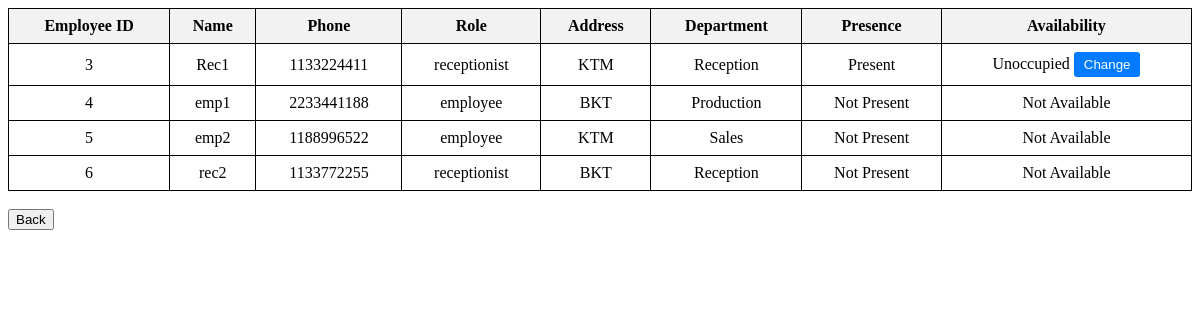
/emp_availability.php (signed in), run on the app's committed database.
### tables this page shows
CREATE TABLE `Employee` (
  `emp_id` int(11) NOT NULL,
  `emp_name` varchar(200) NOT NULL,
  `emp_phone` varchar(11) NOT NULL,
  `emp_role` varchar(50) NOT NULL,
  `emp_address` varchar(200) NOT NULL,
  `emp_department` varchar(50) NOT NULL,
  `emp_pass` varchar(50) NOT NULL,
  `emp_presence` int(11) NOT NULL DEFAULT 0,
  `emp_availability` int(11) NOT NULL DEFAULT 0,
  `appointment_time` datetime DEFAULT NULL,
  `valid_until` datetime DEFAULT NULL
);

### emp_availability.php (the view, shortened to what this page needs)
<!DOCTYPE html>
<html>
<head>
</head>
<body>
    <?php
    $con = mysqli_connect('localhost', 'root', '', 'emp_appo') or die('Unable to connect');
    $sql = "SELECT emp_id, emp_name, emp_phone, emp_role, emp_address, emp_department, emp_presence, emp_availability FROM Employee";
    $result = mysqli_query($con, $sql);
    if ($result && mysqli_num_rows($result) > 0) {
        echo "<table>";
        echo "<thead>
                <tr>
                    <th>Employee ID</th>
                    <th>Name</th>
                    <th>Phone</th>
                    <th>Role</th>
                    <th>Address</th>
                    <th>Department</th>
                    <th>Presence</th>
                    <th>Availability</th>
                </tr>
              </thead>
              <tbody>";
        while ($row = mysqli_fetch_assoc($result)) {
            echo "<tr>";
            echo "<td>{$row['emp_id']}</td>";
            echo "<td>{$row['emp_name']}</td>";
            echo "<td>{$row['emp_phone']}</td>";
            echo "<td>{$row['emp_role']}</td>";
            echo "<td>{$row['emp_address']}</td>";
            echo "<td>{$row['emp_department']}</td>";
            echo "<td>";
            echo ($row['emp_presence'] == 1) ? "Present" : "Not Present";
            echo "</td>";
            echo "<td>";
            if ($row['emp_presence'] == 1) {
                echo ($row['emp_availability'] == 1) ? "Unoccupied" : "Occupied";
                echo "<form method='post' style='display: inline;'>
                        <input type='hidden' name='emp_id' value='{$row['emp_id']}'>
                        <input type='hidden' name='current_availability' value='{$row['emp_availability']}'>
                        <button type='submit' name='toggle_availability' class='toggle-btn'>Change</button>
                      </form>";
            } else {
                echo "Not Available";
            }
            echo "</td>";
            echo "</tr>";
        }
        echo "</tbody></table><br>";
    } else {
        echo "<p>No employees found.</p>";
    }
    ?>
    <a href="admin_dash.php"><button>Back</button></a>
</body>
</html>

### emp_availability.php (style rules this page uses)
table { text-align: center; border: 1px solid black; border-collapse: collapse; width: 100%; }
th, td { border: 1px solid black; padding: 8px; }
th { background-color: #f2f2f2; }
.toggle-btn { padding: 5px 10px; background-color: #007bff; color: white; border: none; border-radius: 3px; cursor: pointer; }

### data on the page
employee: emp_id "3", emp_name "Rec1", emp_phone "1133224411", emp_role "receptionist", emp_address "KTM", emp_department "Reception", emp_presence "Present", emp_availability "Unoccupied"
employee: emp_id "4", emp_name "emp1", emp_phone "2233441188", emp_role "employee", emp_address "BKT", emp_department "Production", emp_presence "Not Present"
employee: emp_id "5", emp_name "emp2", emp_phone "1188996522", emp_role "employee", emp_address "KTM", emp_department "Sales", emp_presence "Not Present"
employee: emp_id "6", emp_name "rec2", emp_phone "1133772255", emp_role "receptionist", emp_address "BKT", emp_department "Reception", emp_presence "Not Present"
